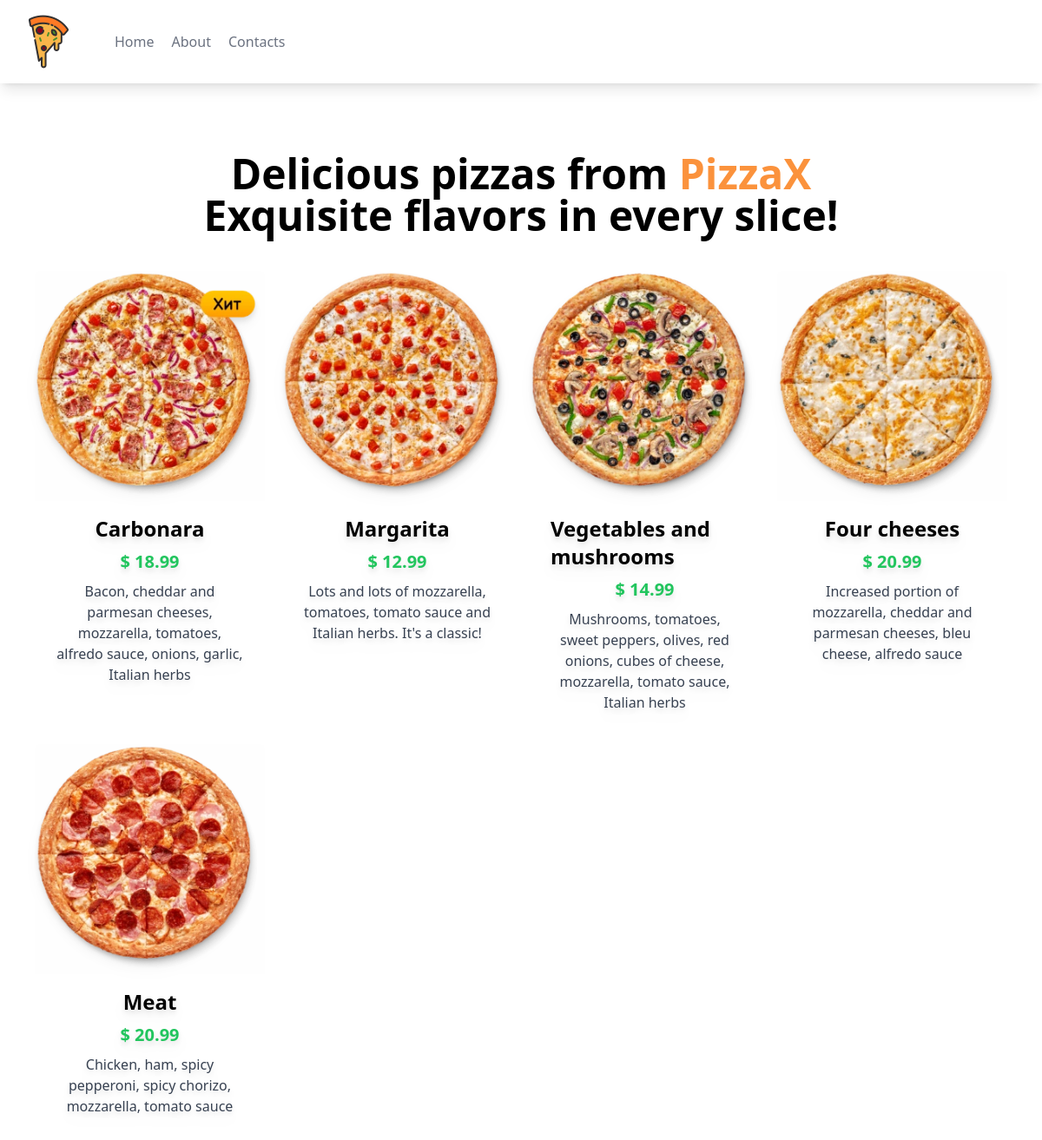
The page /myapp/ on the database as committed earlier.
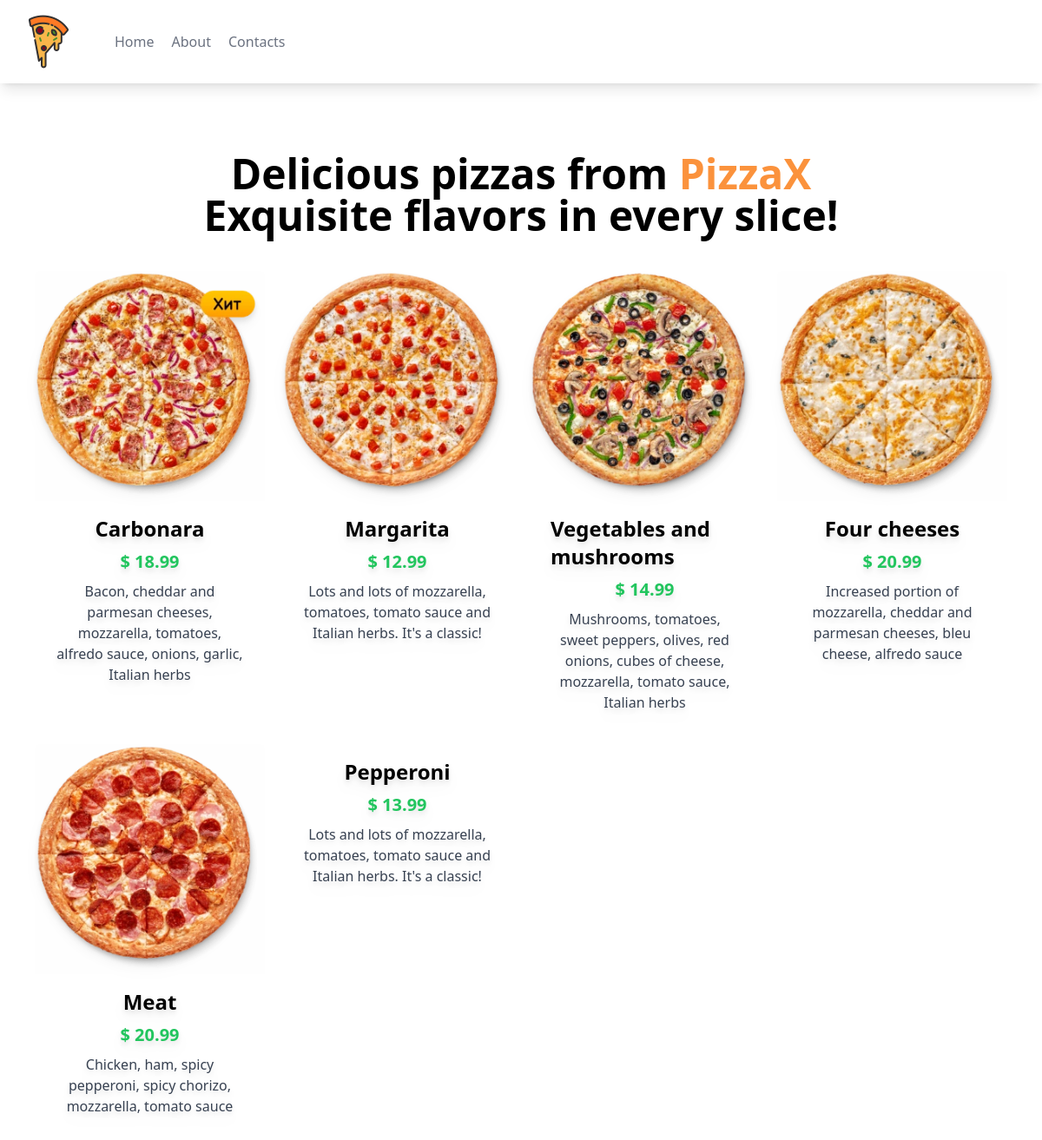
The same page on the database as committed later.
### myapp/models.py (models this page shows, shortened)
class Pizza(models.Model):
    name = models.CharField(max_length=50)
    description = models.CharField(max_length=500)
    price = models.DecimalField(max_digits=5,decimal_places=2)
    image = models.ImageField(blank=True, upload_to='images')

### myapp/views.py (the view)
# urls.py: path("",views.pizzas_list,name="pizzas_list"),
def pizzas_list(request):
    items = Pizza.objects.all()
    context = {
        'items':items
    }
    return render(request,"myapp/pizzas_list.html",context)

### myapp/templates/myapp/pizzas_list.html
{% extends "myapp/index.html" %}
{% load static %}
{% block content %}
  <main class="mt-10 mx-auto max-w-7xl sm:mt-12 sm:px-6 md:mt-16 lg:mt-20 lg:px-8 xl:mt-28">
    <div class="sm:text-center lg:text-center xl:text-center">
      <h1 class="text-3xl font-bold sm:text-4xl md:text-5xl">
        <span>Delicious pizzas from</span>
        <span class="text-orange-400">PizzaX</span>
        <span class="block xl:inline-block">Exquisite flavors in every slice!</span>
      </h1>
    </div>
  </main>
  <div class = "rounded p-10 grid grid-cols-1 sm:grid-cols-1 md:grid-cols-4 xl:grid-cols-4 lg:grid-cols-4 gap-5">
    {% for item in items %}
      <a href="{% url 'myapp:detail_pizza' item.id %}">
        <div class = "rounded overflow-hidden drop-shadow-lg">
          <div class="flex justify-center">
            <img class="w-90" src="{{item.image.url}}" alt="">
          </div>
          <div class="px-6 py-4">
            <div class="flex justify-center">
            <p class="font-bold text-2xl mb-2">{{item.name}}</p>
            </div>
            <div class="flex justify-center">
            <p class="font-bold text-xl text-green-500 mb-2">$ {{item.price}}</p>
            </div>
            <p class="text-gray-700 text-base text-center">{{item.description}}</p>
          </div>
        </div>
      </a>
      {% endfor %}
  </div>
{% endblock content %}

Rows that differ between the two databases and show on the page:
added Pizza: name "Pepperoni", price "13.99", description "Lots and lots of mozzarella, tomatoes, tomato sauce and Italian herbs. It's a classic!"
